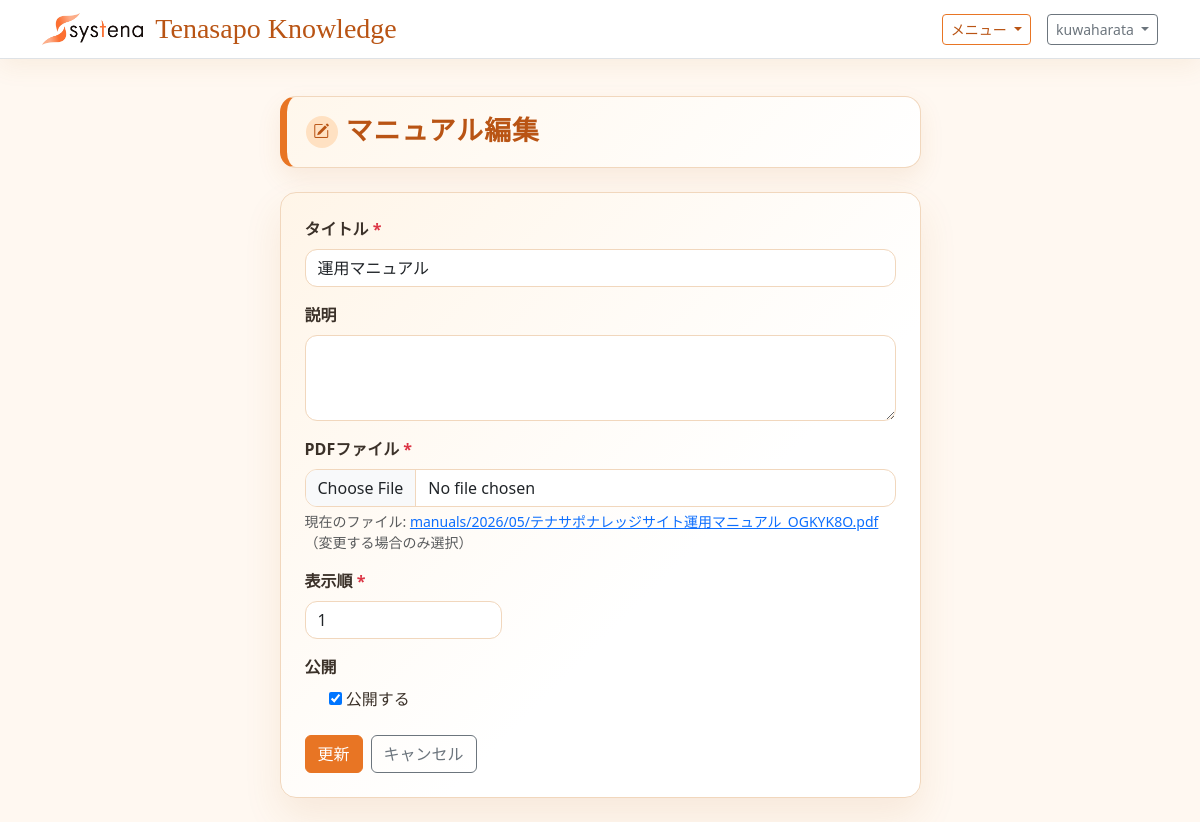
The app's page /manuals/1/edit/ (signed in) with its own data.
### tenasapo_knowledge/models.py (models this page shows, shortened)
class Manual(models.Model):
    title = models.CharField('タイトル', max_length=200)
    description = models.TextField('説明', blank=True)
    pdf_file = models.FileField('PDFファイル', upload_to='manuals/%Y/%m/')
    is_published = models.BooleanField('公開', default=True)
    order = models.PositiveIntegerField('表示順', default=0)
    created_by = models.ForeignKey(
        settings.AUTH_USER_MODEL,
        on_delete=models.SET_NULL,
        null=True,
        blank=True,
        related_name='created_manuals',
        verbose_name='作成者',
    )
    created_at = models.DateTimeField('作成日時', auto_now_add=True)
    updated_at = models.DateTimeField('更新日時', auto_now=True)
    class Meta:
        verbose_name = 'マニュアル'
        verbose_name_plural = 'マニュアル'
        ordering = ['order', '-created_at']

### tenasapo_knowledge/views.py (the view, shortened to what this page needs)
# urls.py: path('manuals/<int:pk>/edit/', tk_views.ManualUpdateView.as_view(), name='manual_edit_root'),
class ManualUpdateView(StaffRequiredMixin, FormView):
    template_name = 'tenasapo_knowledge/manual_form.html'
    form_class = ManualForm
    success_url = reverse_lazy('manual_list')
    def dispatch(self, request, *args, **kwargs):
        self.manual = get_object_or_404(Manual, pk=kwargs['pk'])
        return super().dispatch(request, *args, **kwargs)
    def get_form_kwargs(self):
        kwargs = super().get_form_kwargs()
        kwargs['instance'] = self.manual
        return kwargs
    def get_context_data(self, **kwargs):
        context = super().get_context_data(**kwargs)
        context['form_title'] = 'マニュアル編集'
        context['submit_label'] = '更新'
        context['manual'] = self.manual
        return context

### tenasapo_knowledge/forms.py (shortened to what this page needs)
class ManualForm(forms.ModelForm):
    class Meta:
        model = Manual
        fields = ('title', 'description', 'pdf_file', 'order', 'is_published')
        labels = {
            'title': 'タイトル',
            'description': '説明',
            'pdf_file': 'PDFファイル',
            'order': '表示順',
            'is_published': '公開',
        }
        widgets = {
            'description': forms.Textarea(attrs={'rows': 3}),
        }

### tenasapo_knowledge/views.py (called while the page is built)
    def test_func(self):
        user = self.request.user
        return user.is_authenticated and (user.is_staff or user.is_superuser)

### tenasapo_knowledge/templates/tenasapo_knowledge/manual_form.html (shortened to what this page needs)
{% extends "base.html" %}
{% block content %}
<div class="row justify-content-center">
    <div class="col-lg-7">
        <div class="page-title-panel mb-4">
            <h1 class="page-title-main d-flex align-items-center gap-2">
                <span class="page-title-icon"><i class="bi bi-pencil-square"></i></span>{{ form_title }}
            </h1>
        </div>
        <div class="home-panel p-4">
            <form method="post" enctype="multipart/form-data" novalidate>
                {% for field in form %}
                <div class="mb-3">
                    <label for="{{ field.id_for_label }}" class="form-label fw-semibold">
                        {{ field.label }}
                        {% if field.field.required %}<span class="text-danger">*</span>{% endif %}
                    </label>
                    {% if field.name == 'is_published' %}
                        <div class="form-check">
                            {{ field }}
                            <label class="form-check-label" for="{{ field.id_for_label }}">公開する</label>
                        </div>
                    {% elif field.name == 'pdf_file' %}
                        <input type="file" name="{{ field.html_name }}" id="{{ field.id_for_label }}"
                               accept=".pdf" class="form-control {% if field.errors %}is-invalid{% endif %}">
                        {% if manual and manual.pdf_file %}
                            <div class="form-text">現在のファイル: <a href="{{ manual.pdf_file.url }}" target="_blank">{{ manual.pdf_file.name }}</a>（変更する場合のみ選択）</div>
                        {% endif %}
                    {% else %}
                        <div class="{% if field.name == 'order' %}col-md-4{% endif %}">
                            {{ field }}
                        </div>
                    {% endif %}
                </div>
                {% endfor %}
                <div class="d-flex gap-2 mt-4">
                    <button type="submit" class="btn btn-primary">{{ submit_label }}</button>
                    <a href="{% url 'manual_list' %}" class="btn btn-outline-secondary">キャンセル</a>
                </div>
            </form>
        </div>
    </div>
</div>
{% endblock %}

### templates/base.html (shortened to what this page needs)
{% load static %}
<!doctype html>
<html lang="ja">
<head>
    <link href="https://cdn.jsdelivr.net/npm/bootstrap@5.3.3/dist/css/bootstrap.min.css" rel="stylesheet">
    <link href="https://cdn.jsdelivr.net/npm/bootstrap-icons@1.11.3/font/bootstrap-icons.min.css" rel="stylesheet">
</head>
<body>
    <nav class="navbar navbar-expand-lg border-bottom fixed-top">
        <div class="container">
            <a class="navbar-brand brand-title" href="{% url 'home' %}">
                <img class="brand-logo" src="{% static 'systena_logo.png' %}" alt="Systena">
                <span>Tenasapo Knowledge</span>
            </a>
            {% if user.is_authenticated %}
                <div class="d-flex align-items-center gap-3">
                    <div class="dropdown">
                        <button class="btn btn-outline-primary btn-sm dropdown-toggle" type="button" data-bs-toggle="dropdown" aria-expanded="false">
                            メニュー
                        </button>
                    </div>
                    <div class="dropdown">
                        <button class="btn btn-outline-secondary btn-sm dropdown-toggle" type="button" data-bs-toggle="dropdown" aria-expanded="false">
                            {{ user.get_username }}
                        </button>
                    </div>
                </div>
            {% endif %}
        </div>
    </nav>
    <main class="container py-4">
        {% block content %}{% endblock %}
    </main>
</body>
</html>

### templates/base.html (style rules this page uses)
:root { --tk-bg: #fff8f1; --tk-surface: #ffffff; --tk-surface-warm: #fff1df; --tk-primary: #e87524; --tk-primary-dark: #b95414; --tk-primary-soft: #ffe1c2; --tk-text: #3b3129; --tk-muted: #826f61; --tk-border: #f1d7bd; }
body { background: var(--tk-bg); color: var(--tk-text); font-family: "Yu Gothic", "Hiragino Maru Gothic ProN", "Meiryo", system-ui, sans-serif; padding-top: 4.5rem; }
.navbar { background: rgba(255, 255, 255, 0.94); border-color: var(--tk-border); box-shadow: 0 8px 24px rgba(184, 112, 39, 0.08); backdrop-filter: blur(8px); }
.brand-title { display: inline-flex; align-items: center; gap: 0.75rem; font-family: "Brush Script MT", "Segoe Script", "Lucida Handwriting", cursive; font-size: 1.75rem; font-weight: 400; letter-spacing: 0; line-height: 1; color: var(--tk-primary-dark); }
.brand-logo { display: block; width: auto; height: 2rem; object-fit: contain; }
.btn-primary { --bs-btn-bg: var(--tk-primary); --bs-btn-border-color: var(--tk-primary); --bs-btn-hover-bg: var(--tk-primary-dark); --bs-btn-hover-border-color: var(--tk-primary-dark); --bs-btn-active-bg: var(--tk-primary-dark); --bs-btn-active-border-color: var(--tk-primary-dark); }
.btn-outline-primary { --bs-btn-color: var(--tk-primary-dark); --bs-btn-border-color: var(--tk-primary); --bs-btn-hover-bg: var(--tk-primary); --bs-btn-hover-border-color: var(--tk-primary); --bs-btn-active-bg: var(--tk-primary-dark); --bs-btn-active-border-color: var(--tk-primary-dark); }
.form-control, .form-select { border-color: var(--tk-border); border-radius: 0.75rem; }
.home-panel { background: linear-gradient(135deg, #fff5e8 0%, #ffffff 62%); border: 1px solid var(--tk-border); border-radius: 1rem; box-shadow: 0 18px 38px rgba(184, 112, 39, 0.11); }
.page-title-panel { background: linear-gradient(135deg, #fff7ec 0%, #ffffff 100%); border: 1px solid var(--tk-border); border-left: 0.45rem solid var(--tk-primary); border-radius: 1rem; box-shadow: 0 10px 24px rgba(184, 112, 39, 0.1); padding: 1rem 1.2rem; }
.page-title-main { color: var(--tk-primary-dark); font-family: "Zen Maru Gothic", "Hiragino Maru Gothic ProN", "Rounded Mplus 1c", "BIZ UDPGothic", sans-serif; font-size: clamp(1.2rem, 1rem + 0.9vw, 1.7rem); font-weight: 700; letter-spacing: 0.04em; margin: 0; line-height: 1.4; }
.page-title-icon { display: inline-flex; align-items: center; justify-content: center; width: 2rem; height: 2rem; background: var(--tk-primary-soft); border-radius: 50%; font-size: 1rem; color: var(--tk-primary-dark); flex-shrink: 0; }

### records on screen
Manual: form "運用マニュアル" "1", pdf_file.name "manuals/2026/05/テナサポナレッジサイト運用マニュアル_OGKYK8O.pdf", form "☑"

### other values on screen
{{ user.get_username }} "kuwaharata"
{{ field.label }} "タイトル" "説明" "PDFファイル" "表示順" "公開"
{{ submit_label }} "更新"
